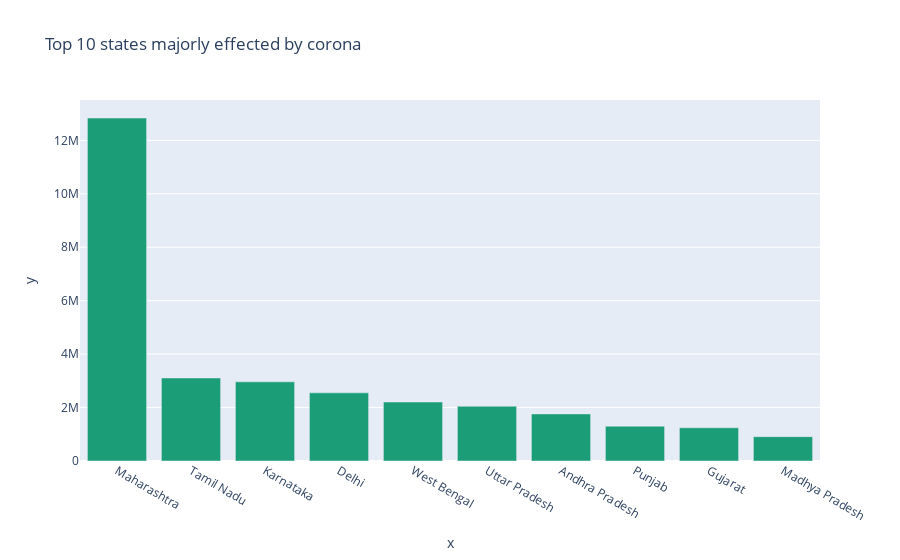

Notebook code for this chart:
### Code cell
px.bar(x=deaths.nlargest(10,'Deaths')['State/UnionTerritory'], y=deaths.nlargest(10,'Deaths')['Deaths'],
       color_discrete_sequence=px.colors.qualitative.Dark2, title="Top 10 states majorly effected by corona")

### Figure 1 — Plotly figure (JSON) as saved in the notebook; plotly's stock layout.template omitted (floating-point values rounded to 4 significant figures)
{"data": [{"alignmentgroup": "True", "hovertemplate": "x=%{x}<br>y=%{y}<extra></extra>", "legendgroup": "", "marker": {"color": "rgb(27,158,119)"}, "name": "", "offsetgroup": "", "orientation": "v", "showlegend": false, "textposition": "auto", "type": "bar", "x": ["Maharashtra", "Tamil Nadu", "Karnataka", "Delhi", "West Bengal", "Uttar Pradesh", "Andhra Pradesh", "Punjab", "Gujarat", "Madhya Pradesh"], "xaxis": "x", "y": [12836010, 3107508, 2962964, 2551455, 2208558, 2049294, 1762534, 1303314, 1244913, 911139], "yaxis": "y"}], "layout": {"barmode": "relative", "legend": {"tracegroupgap": 0}, "title": {"text": "Top 10 states majorly effected by corona"}, "xaxis": {"anchor": "y", "domain": [0, 1], "title": {"text": "x"}}, "yaxis": {"anchor": "x", "domain": [0, 1], "title": {"text": "y"}}}}
